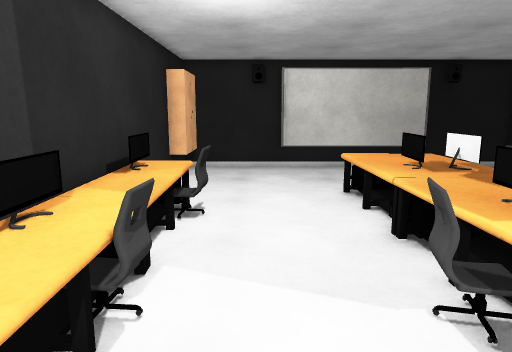
View 1 (above)

16 first-person views from a walk through a Unity game level. The camera is 1.5 m above the floor, tilts 10° down and sees 70° across. The floor is counted in squares, 0.5 m on a side. Each view is taken from the middle of a square. On the plan, view 1 faces up. The plan holds only what a view shows up to about 20 squares ahead; the rest is blank. The player character is not drawn. Door leaves are left out, so doorways stand open. Surface patterns are stand-ins for the level's own textures.

View 2
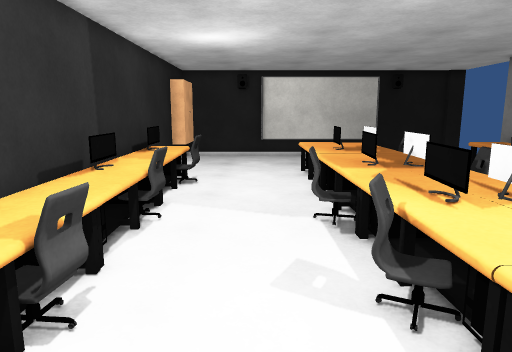

View 3
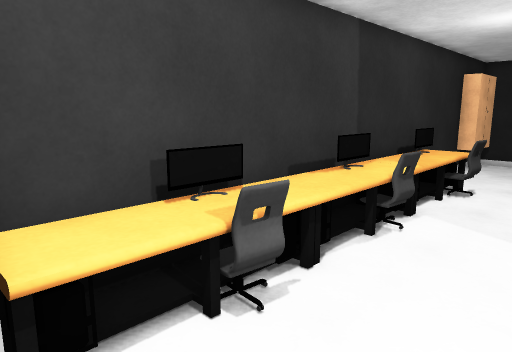

View 4
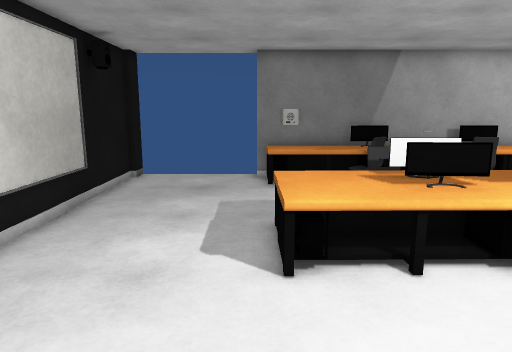

View 5
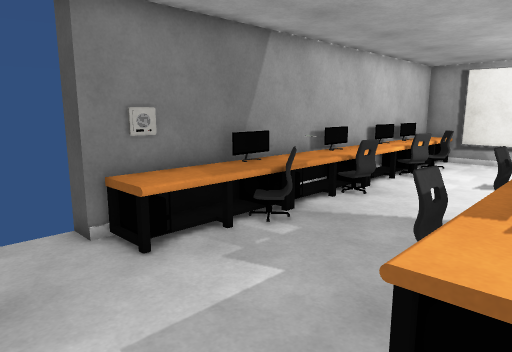

View 6
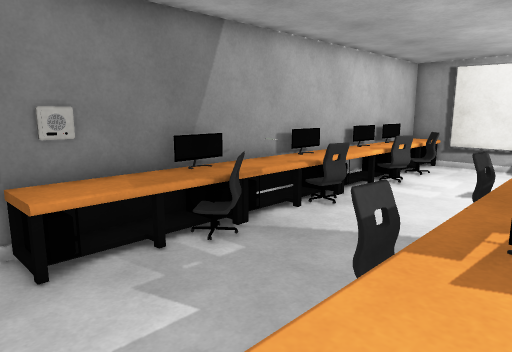

View 7
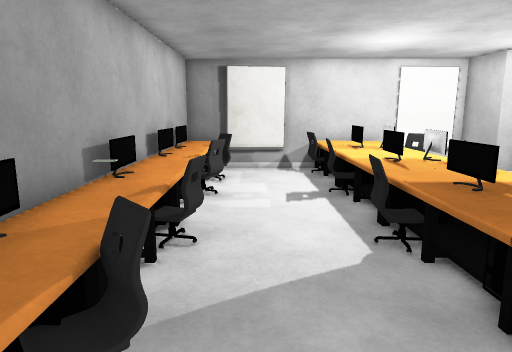

View 8
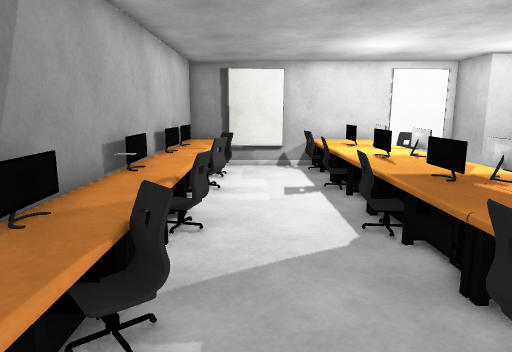

View 9
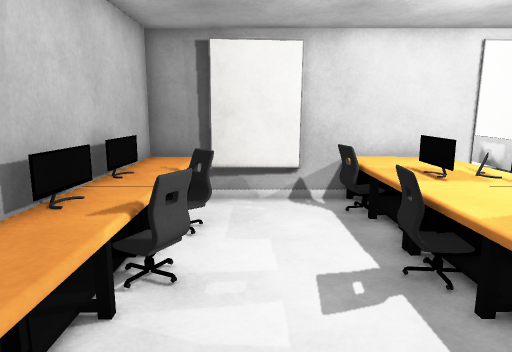

View 10
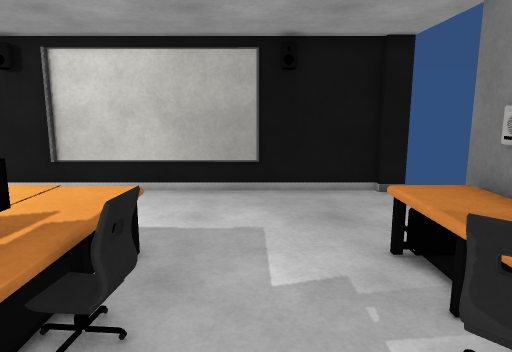

View 11
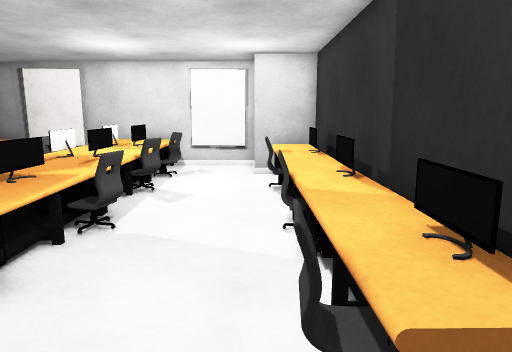

View 12
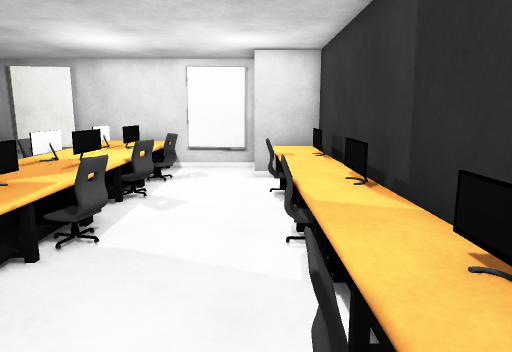

View 13
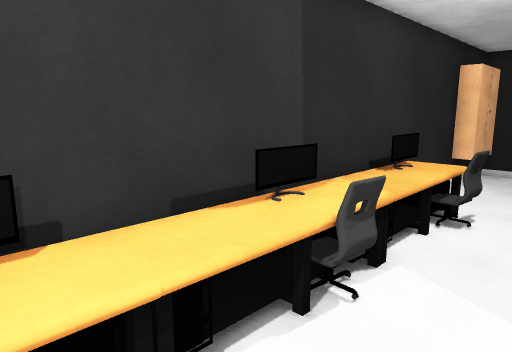

View 14
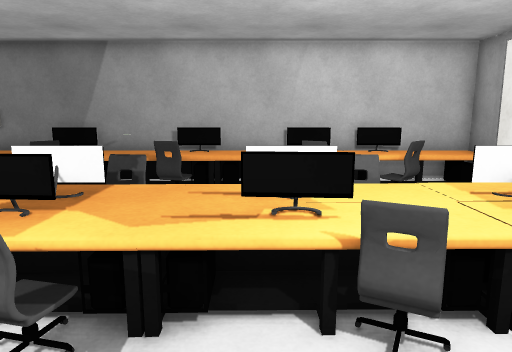

View 15
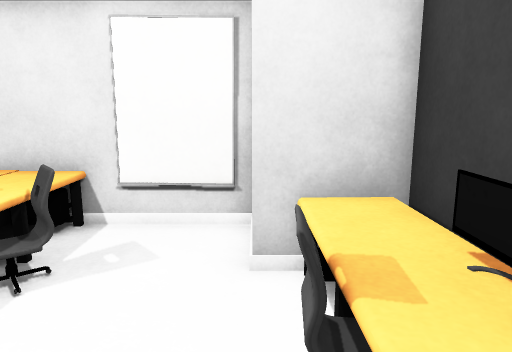

View 16
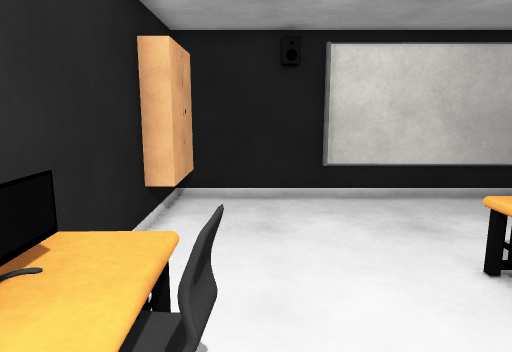

### Floor plan
Key: @ floor where view 1 was taken; # wall or solid block; . floor; D open door; = window, fence, low wall or low ledge; ^ raised ledge; v drop or lower ground; C chair; O other object.
Columns run from 4 left of view 1 to 15 right of it. Each row starts with its distance up from view 1.
 20  ##################v
 19  #................D
 18  #................D
 17 ##................D
 16 ##................D
 15 #.................Dv
 14 #.........=......ODv
 13 #.......  #=....OO#
 12 #OO.....   =....OO#
 11 #OCC....   C....OO#
 10 ###C....   #...##O#
  9 #OO....O   O...C###
  8 #OO....O   O....OO#
  7 #OO....O   =....OO#
  6 #OO....O   =....OO#
  5 #OC....C   C...CCO#
  4 #OO....O   =....OO#
  3 #OO....O   .....OO#
  2 #OO....O   .....OO#
  1 #OO....##  .....OO#
  0 #OCC@..C#  C...C###
 -1 #OC....=#  #....OO#
 -2 #OO....=#  =....OO#
 -3 #OO ...##  =...C###
 -4 ##^#...C   #....CO#
 -5    #....   C ...OO#
 -6    #####O  #####OO#
 -7       #####   #####

Where each view was taken, in squares from view 1:
view 1: 0 up, 0 right, facing up
view 2: 5 down, 1 right, facing up
view 3: 4 down, 2 right, facing up-left
view 4: 14 up, 3 left, facing right
view 5: 17 up, 5 right, facing down-right
view 6: 15 up, 5 right, facing down-right
view 7: 13 up, 10 right, facing down
view 8: 14 up, 10 right, facing down
view 9: 6 up, 10 right, facing down
view 10: 6 up, 9 right, facing up
view 11: 14 up, 1 left, facing down
view 12: 13 up, 1 left, facing down
view 13: 0 up, 1 right, facing up-left
view 14: 2 up, 1 left, facing right
view 15: 3 up, 1 left, facing down
view 16: 7 up, 1 left, facing up
